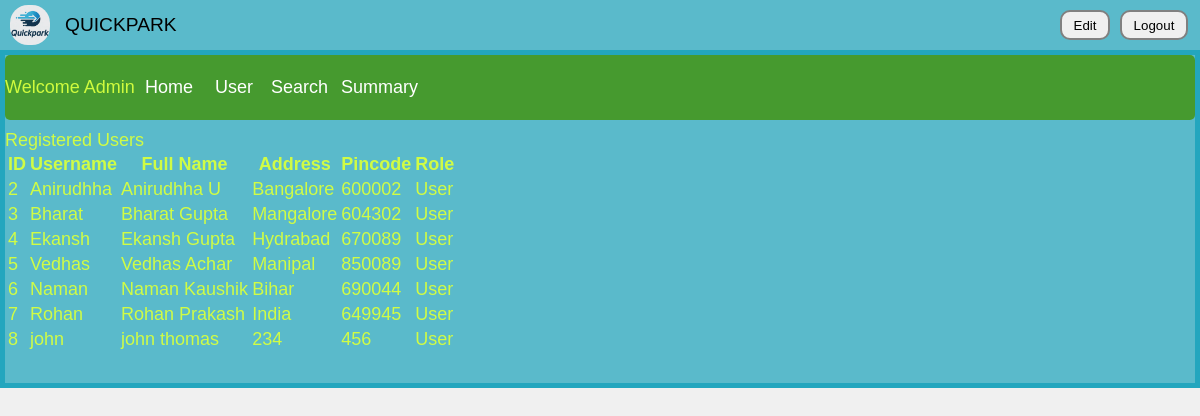
Page /admin/users (signed in) on the committed database.
### tables this page shows
CREATE TABLE users (
    id INTEGER PRIMARY KEY AUTOINCREMENT,
    username TEXT UNIQUE NOT NULL,
    password TEXT NOT NULL,
    full_name TEXT NOT NULL,
    address TEXT,
    pin_code TEXT,
    is_admin INTEGER NOT NULL CHECK(is_admin IN (0, 1))
);

### application.py (the view)
@app.route('/admin/users')
def admin_users():
    if 'user_id' not in session or not session.get('is_admin'):
        return redirect(url_for('login'))
    db = get_db()
    users = db.execute("SELECT * FROM users WHERE is_admin = 0").fetchall()
    return render_template('admin-user.html', users=users)

### application.py (called while the page is built)
def get_db():
    if 'db' not in g:
        g.db = sqlite3.connect(DATABASE)
        g.db.row_factory = sqlite3.Row
    return g.db

### templates/admin-user.html (shortened to what this page needs)
<!DOCTYPE html>
<html>
<head>
    <link rel="stylesheet" href="{{ url_for('static', filename='style/style-user.css') }}">
</head>
<body>
    <div class="header">
        <div class="logo">
            <img class="logo-img" src="{{ url_for('static', filename='style/images/LOGO.png') }}">
        </div>
        <div class="name">QUICKPARK</div>
        <div class="edit">
            <a href="{{ url_for('edit_profile') }}">
                <button class="edit-button">Edit</button>
            </a>
        </div>
        <div class="logout">
            <a href="{{ url_for('logout') }}">
                <button class="logout-button">Logout</button>
            </a>
        </div>
    </div>
    <div class="container">
        <div class="nav-bar">
            <div class="admin"><p>Welcome Admin</p></div>
            <div class="home"><a href="{{ url_for('admin_home') }}">Home</a></div>
            <div class="user"><a href="{{ url_for('admin_users') }}">User</a></div>
            <div class="search"><a href="{{ url_for('admin_search') }}">Search</a></div>
            <div class="summary"><a href="{{ url_for('admin_summary') }}">Summary</a></div>
        </div>
        <div class="cont">
            <div class="cont-head"><div class="contains">Registered Users</div></div>
            <div class="cont-body">
                <table class="user-table">
                    <thead>
                        <tr>
                            <th>ID</th>
                            <th>Username</th>
                            <th>Full Name</th>
                            <th>Address</th>
                            <th>Pincode</th>
                            <th>Role</th>
                        </tr>
                    </thead>
                    <tbody>
                        {% for user in users %}
                        <tr>
                            <td>{{ user.id }}</td>
                            <td>{{ user.username }}</td>
                            <td>{{ user.full_name }}</td>
                            <td>{{ user.address }}</td>
                            <td>{{ user.pin_code }}</td>
                            <td>{{ 'Admin' if user.is_admin else 'User' }}</td>
                        </tr>
                        {% endfor %}
                    </tbody>
                </table>
            </div>
        </div>
    </div>
</body>
</html>

### static/style/style-user.css (style rules this page uses)
.header { display: grid; background: rgba(4, 156, 183, 0.632); height: 50px; align-items: center; grid-template-columns: 50px 1fr 60px 80px; }
.logo { display: inline-block; font-size: medium; height: 40px; width: 40px; align-self: center; margin-left: 10px; }
.logo-img { width: 40px; border-radius: 18px; }
.name { display: inline-block; margin-left: 15px; font-size: larger; align-self: center; }
.edit, .logout { display: inline-block; align-self: center; margin-right: 10px; }
.edit-button, .logout-button { height: 30px; border-radius: 10px; border: 2px solid gray; }
.edit-button { width: 50px; }
.logout-button { width: 68px; }
.container { display: block; font-size: large; color: rgba(213, 255, 63, 0.957); margin-top: 0; background-color: rgba(4, 156, 183, 0.632); background-size: cover; border: 5px solid rgba(4, 156, 183, 0.632); padding-bottom: 30px; }
.nav-bar { background-color: rgba(69, 152, 31, 0.905); height: 65px; border-radius: 5px; display: grid; align-items: center; grid-template-columns: 140px 60px 60px 60px 60px 1fr 60px; margin-bottom: 10px; }
.nav-bar .admin, .nav-bar .home, .nav-bar .user, .nav-bar .search, .nav-bar .summary { display: inline-block; }
.nav-bar .user { margin-left: 10px; }
.nav-bar .search { margin-left: 6px; }
.nav-bar .summary { margin-left: 16px; }
.nav-bar a { text-decoration: none; color: white; }
body { margin: 0; padding: 0; font-family: sans-serif; background-color: #f0f0f0; }

### rows in the picture
users: id "2", username "Anirudhha", full_name "Anirudhha U", address "Bangalore", pin_code "600002", is_admin "User"
users: id "3", username "Bharat", full_name "Bharat Gupta", address "Mangalore", pin_code "604302", is_admin "User"
users: id "4", username "Ekansh", full_name "Ekansh Gupta", address "Hydrabad", pin_code "670089", is_admin "User"
users: id "5", username "Vedhas", full_name "Vedhas Achar", address "Manipal", pin_code "850089", is_admin "User"
users: id "6", username "Naman", full_name "Naman Kaushik", address "Bihar", pin_code "690044", is_admin "User"
users: id "7", username "Rohan", full_name "Rohan Prakash", address "India", pin_code "649945", is_admin "User"
users: id "8", username "john", full_name "john thomas", address "234", pin_code "456", is_admin "User"
